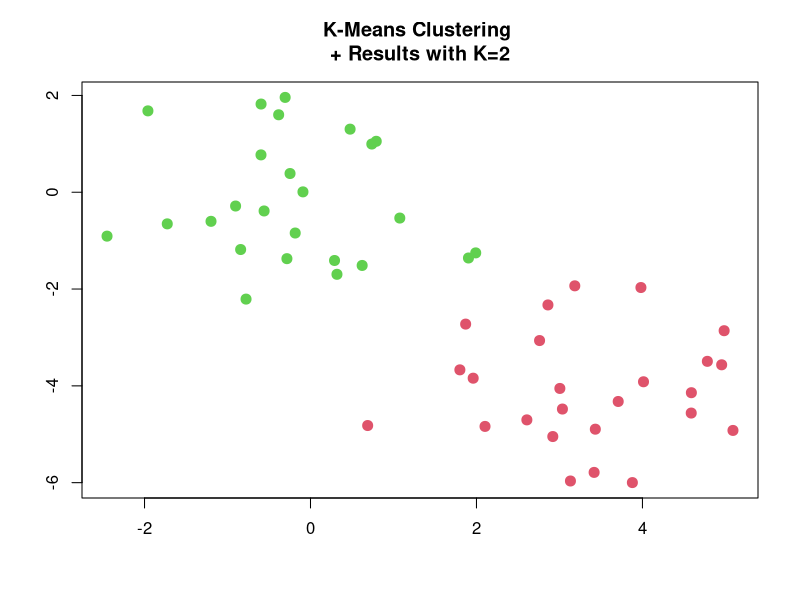

R code for this plot: (Note: this script raises an error after producing the figure.)
set.seed (2) 
x=matrix (rnorm (50*2) , ncol =2) 
x[1:25 ,1]=x[1:25 ,1]+3 
x[1:25 ,2]=x[1:25 ,2]-4 
#We now perform K-means clustering 
km.out =kmeans (x,2, nstart =20) 
km.out$cluster 
plot(x, col =(km.out$cluster +1) , main="K-Means Clustering 
+ Results with K=2", xlab ="", ylab="", pch =20, cex =2) 


set.seed (1) 
x=matrix (rnorm (60*2) , ncol =2) 
x[1:20 ,1]=x[1:20,1]+15 
x[1:20 ,2]=x[1:20,2] 
x[1:20 ,3]=x[1:20,3]-15 
km.out =kmeans (x,3, nstart =20) 
km.out$cluster 
plot(x, col =(km.out$cluster +1) , main="K-Means Clustering 
+ Results with K=2", xlab ="", ylab="", pch =20, cex =2)
